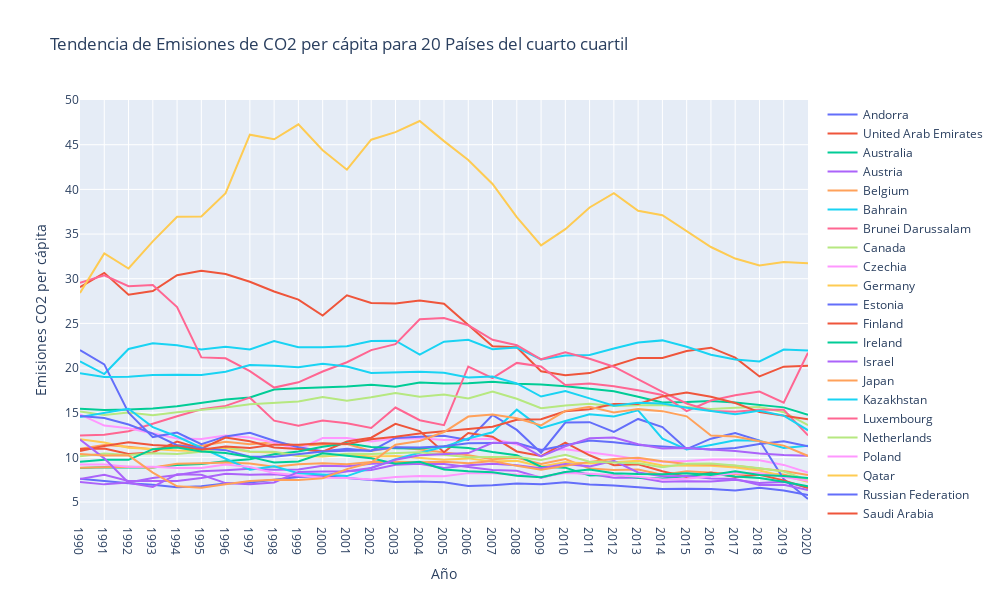

Source (notebook cell):
### Code cell
# Crea el gráfico de líneas
fig = go.Figure()

for index, row in df_cuartil_4.iterrows():
    fig.add_trace(go.Scatter(x=anios, y=row[4:], mode='lines', name=row['Country Name']))

fig.update_layout(
    title='Tendencia de Emisiones de CO2 per cápita para 20 Países del cuarto cuartil',
    xaxis_title='Año',
    yaxis_title='Emisiones CO2 per cápita',
    height=600,
    width=1000
)

fig.show()
